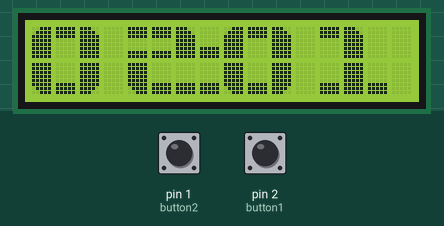
A sketch run on a simulated Arduino Uno, built with avr-gcc and run on an emulated ATmega328P. Parts: 16×2 character LCD. Inputs (shaded band) come from the test bench; at power-on: pin 2 (button1) HIGH, pin 1 (button2) HIGH.

Above: at 1.2 s.
1.3 s: pin 2 (button1) pulled LOW for 1.2 s
At 2.8 s:
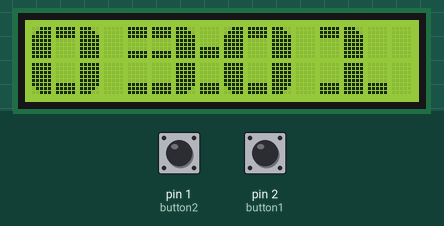
6.6 s: pin 1 (button2) pulled LOW for 1.2 s
At 7.9 s:
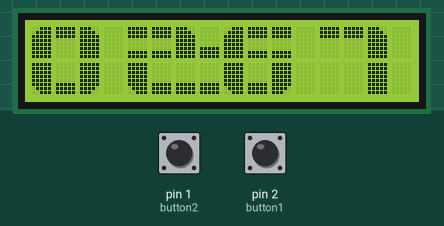
11.6 s: pin 2 (button1) pulled LOW for 1.2 s
At 12.5 s:
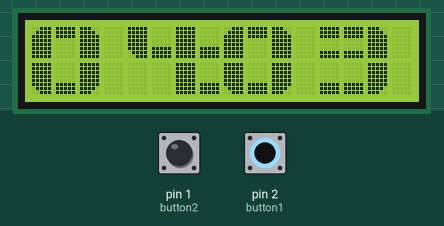
16.9 s: pin 1 (button2) pulled LOW for 3.2 s
At 17.7 s:
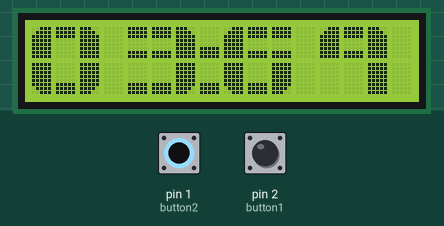
21.7 s: pin 1 (button2) pulled LOW for 1.2 s
At 23.0 s:
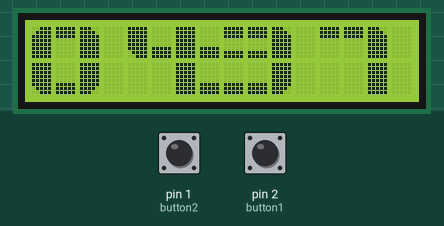
27.0 s: pin 2 (button1) pulled LOW for 3.2 s
At 28.0 s:
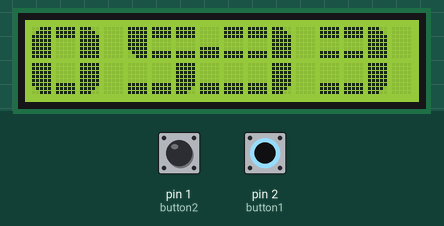
Timing chart, 0 to 30.0 s (numbered marks = the images above; inputs shaded):
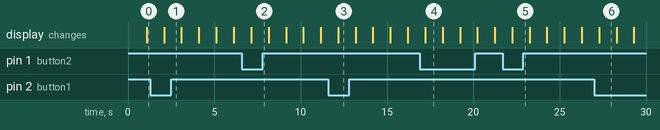

Measured:
- after the input at 1.3 s, the display: changes after 0.79 s (image 1)
- after the input at 6.6 s, the display: changes after 0.53 s (image 2)
- after the input at 11.6 s, the display: changes after 0.57 s (image 3)
- after the input at 16.9 s, the display: changes after 0.31 s (image 4)
- after the input at 21.7 s, the display: changes after 0.55 s (image 5)
- after the input at 27.0 s, the display: changes after 0.28 s (image 6)
- what the display in image 4 shows lasts 1.0 s, from 17.2 s to 18.2 s

The sketch:

LCD_Timer_Button.ino
```cpp
#include <LiquidCrystal.h>
LiquidCrystal lcd(7,8,9,10,11,12);

//time variables
int seconds = 3;
int minutes = 2;
int secOnesPlace = 0;
int secTensPlace = 0;
int minOnesPlace = 0;
int minTensPlace = 0;

//buttons variables
int button1 = 2;
int button2 = 1;
int val;

//Bit construction of LCD numbers
byte blockR[8] = {
  0b00111,
  0b01111,
  0b11111,
  0b11111,
  0b11111,
  0b11111,
  0b11111,
  0b11111
};

byte blockL[8] = {
  0b11100,
  0b11110,
  0b11111,
  0b11111,
  0b11111,
  0b11111,
  0b11111,
  0b11111
};

byte blockU[8] = {
  0b11111,
  0b11111,
  0b11111,
  0b00000,
  0b00000,
  0b00000,
  0b00000,
  0b00000
};

byte blockD[8] = {
  0b00000,
  0b00000,
  0b00000,
  0b00000,
  0b00000,
  0b11111,
  0b11111,
  0b11111
};

byte bottomBlockR[8] = {
  0b11111,
  0b11111,
  0b11111,
  0b11111,
  0b11111,
  0b11111,
  0b01111,
  0b00111
};

byte bottomBlockL[8] = {
  0b11111,
  0b11111,
  0b11111,
  0b11111,
  0b11111,
  0b11111,
  0b11110,
  0b11100
};

byte block[8] = {
  0b11111,
  0b11111,
  0b11111,
  0b11111,
  0b11111,
  0b11111,
  0b11111,
  0b11111
};

byte blockUD[8] = {
  0b11111,
  0b11111,
  0b11111,
  0b00000,
  0b00000,
  0b00000,
  0b11111,
  0b11111
};


//Creating individual numbers
void setChars() {
  lcd.createChar(0, blockR);
  lcd.createChar(1, blockL);
  lcd.createChar(2, blockU);
  lcd.createChar(3, blockD);
  lcd.createChar(4, bottomBlockR);
  lcd.createChar(5, bottomBlockL);
  lcd.createChar(6, block);
  lcd.createChar(7, blockUD);
}

void createZero(int x)  {
  lcd.setCursor(x, 0);
  lcd.write(byte(0));
  lcd.write(byte(2));
  lcd.write(byte(1));
  lcd.setCursor(x, 1);
  lcd.write(byte(4));
  lcd.write(byte(3));
  lcd.write(byte(5));
}

void createOne(int x) {
  lcd.setCursor(x, 0);
  lcd.write(byte(2));
  lcd.write(byte(1));
  lcd.setCursor(x, 1);
  lcd.write(byte(3));
  lcd.write(byte(6));
  lcd.write(byte(3));
}

void createTwo(int x) {
  lcd.setCursor(x, 0);
  lcd.write(byte(7));
  lcd.write(byte(7));
  lcd.write(byte(1));
  lcd.setCursor(x, 1);
  lcd.write(byte(4));
  lcd.write(byte(3));
  lcd.write(byte(3));
}

void createThree(int x) {
  lcd.setCursor(x, 0);
  lcd.write(byte(7));
  lcd.write(byte(7));
  lcd.write(byte(1));
  lcd.setCursor(x, 1);
  lcd.write(byte(3));
  lcd.write(byte(3));
  lcd.write(byte(5));
}

void createFour(int x) {
  lcd.setCursor(x, 0);
  lcd.write(byte(4));
  lcd.write(byte(3));
  lcd.write(byte(6));
  lcd.setCursor(x+2, 1);
  lcd.write(byte(6));
}

void createFive(int x) {
  lcd.setCursor(x, 0);
  lcd.write(byte(4));
  lcd.write(byte(7));
  lcd.write(byte(7));
  lcd.setCursor(x, 1);
  lcd.write(byte(3));
  lcd.write(byte(3));
  lcd.write(byte(5));
}

void createSix(int x) {
  lcd.setCursor(x, 0);
  lcd.write(byte(0));
  lcd.write(byte(7));
  lcd.write(byte(7));
  lcd.setCursor(x, 1);
  lcd.write(byte(4));
  lcd.write(byte(3));
  lcd.write(byte(5));
}

void createSeven(int x) {
  lcd.setCursor(x, 0);
  lcd.write(byte(2));
  lcd.write(byte(2));
  lcd.write(byte(1));
  lcd.setCursor(x+2, 1);
  lcd.write(byte(6));
}

void createEight(int x) {
  lcd.setCursor(x, 0);
  lcd.write(byte(0));
  lcd.write(byte(7));
  lcd.write(byte(1));
  lcd.setCursor(x, 1);
  lcd.write(byte(4));
  lcd.write(byte(3));
  lcd.write(byte(5));
}

void createNine(int x) {
  lcd.setCursor(x, 0);
  lcd.write(byte(0));
  lcd.write(byte(7));
  lcd.write(byte(1));
  lcd.setCursor(x+2, 1);
  lcd.write(byte(6));
}

void displayNumber(int n, int x)  {
  if(n <= 0)  {
    createZero(x);
  } else if(n <= 1) {
    createOne(x);
  } else if(n <= 2)  {
    createTwo(x);
  } else if(n <= 3)  {
    createThree(x);
  } else if(n <= 4)  {
    createFour(x);
  } else if(n <= 5)  {
    createFive(x);
  } else if(n <= 6)  {
    createSix(x);
  } else if(n <= 7)  {
    createSeven(x);
  } else if(n <= 8)  {
    createEight(x);
  } else {
    createNine(x);
  }
}

void setup() {
  lcd.begin(16, 2);
  setChars();
  pinMode(button1, INPUT);
  digitalWrite(button1, HIGH);
  pinMode(button2, INPUT);
  digitalWrite(button2, HIGH);
}

void loop() {
  lcd.clear();
  val = digitalRead(button1);
  if(val == LOW)  {
    minutes++;
    seconds++;
  }
  val = digitalRead(button2);
  if(val == LOW)  {
    seconds = seconds + 11;
  }
  lcd.setCursor(7, 0);
  lcd.write(byte(3));
  lcd.setCursor(7, 1);
  lcd.write(byte(3));
  seconds--;
  secOnesPlace  = seconds%10;
  secTensPlace = seconds/10;
  minOnesPlace  = minutes%10;
  minTensPlace = minutes/10;
  if(seconds != 0)  {
    displayNumber(secOnesPlace, 12);
    displayNumber(secTensPlace, 8);
    displayNumber(minOnesPlace, 4);
    displayNumber(minTensPlace, 0);
    delay(1000);
    if (seconds > 60) {
      lcd.clear();
      seconds = seconds%10;
      minutes++;
      displayNumber(secOnesPlace, 12);
      displayNumber(secTensPlace, 8);
      displayNumber(minOnesPlace, 4);
      displayNumber(minTensPlace, 0);
    }
  }
  else  {
    createZero(8);
    createZero(12);
    displayNumber(minOnesPlace, 4);
    displayNumber(minTensPlace, 0);
    delay(1000);
    lcd.clear();
    lcd.setCursor(7, 0);
    lcd.write(byte(3));
    lcd.setCursor(7, 1);
    lcd.write(byte(3));
    minutes--;
    minOnesPlace  = minutes%10;
    minTensPlace = minutes/10;
    displayNumber(minOnesPlace, 4);
    displayNumber(minTensPlace, 0);
    seconds = 60;
    secOnesPlace  = seconds%10;
    secTensPlace = seconds/10;
    displayNumber(secOnesPlace, 12);
    displayNumber(secTensPlace, 8);
  }
}
```
